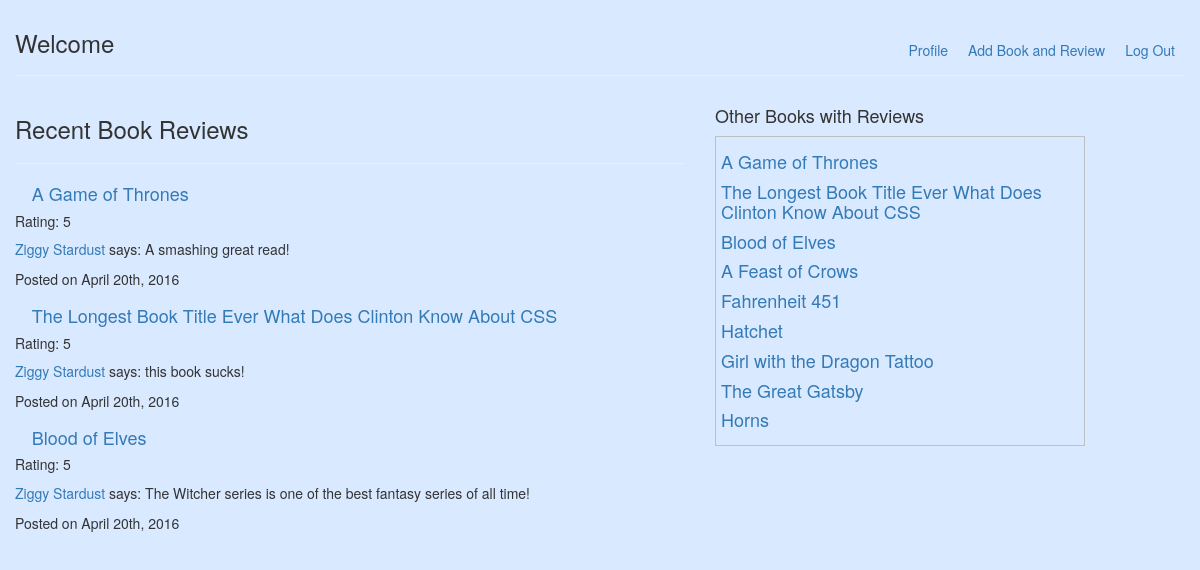
The page /index.php/books on the database its author committed.
### tables this page shows
CREATE TABLE `reviews` (
  `id` int(11) NOT NULL AUTO_INCREMENT,
  `content` text,
  `stars` tinyint(5) DEFAULT NULL,
  `created_at` datetime DEFAULT NULL,
  `updated_at` datetime DEFAULT NULL,
  `user_id` int(11) NOT NULL,
  `book_id` int(11) NOT NULL,
  PRIMARY KEY (`id`),
  KEY `fk_reviews_users_idx` (`user_id`),
  KEY `fk_reviews_books1_idx` (`book_id`),
  CONSTRAINT `fk_reviews_users` FOREIGN KEY (`user_id`) REFERENCES `users` (`id`) ON DELETE NO ACTION ON UPDATE NO ACTION,
  CONSTRAINT `fk_reviews_books1` FOREIGN KEY (`book_id`) REFERENCES `books` (`id`) ON DELETE NO ACTION ON UPDATE NO ACTION
);

CREATE TABLE `books` (
  `id` int(11) NOT NULL AUTO_INCREMENT,
  `title` varchar(255) DEFAULT NULL,
  `author` varchar(255) DEFAULT NULL,
  `created_at` datetime DEFAULT NULL,
  `updated_at` datetime DEFAULT NULL,
  PRIMARY KEY (`id`)
);

CREATE TABLE `users` (
  `id` int(11) NOT NULL AUTO_INCREMENT,
  `name` varchar(255) DEFAULT NULL,
  `alias` varchar(255) DEFAULT NULL,
  `email` varchar(75) DEFAULT NULL,
  `password` varchar(255) DEFAULT NULL,
  `created_at` datetime DEFAULT NULL,
  `updated_at` datetime DEFAULT NULL,
  PRIMARY KEY (`id`)
);

### application/controllers/Books.php (called while the page is built, shortened)
<?php
class Books extends CI_Controller{
	public function __construct()
	{
		$this->load->model('Book');
	}
	public function index()
	{
		$this->load->model('Review');
		$reviews = $this->Review->get_three_reviews();
		$all_reviews = $this->Review->get_reviews_grouped_by_book_title();
		$this->load->view('Books/books_home', array('reviews' => $reviews, 'all_reviews' => $all_reviews));
	}
}

### index.php (called while the page is built, shortened)
<?php
require_once BASEPATH.'core/CodeIgniter.php';

### application/models/Review.php (called while the page is built, shortened)
<?php
class Review extends CI_Model{
	public function get_three_reviews()
	{
		return $this->db->query("SELECT
								users.id as 'users.id',
							    books.id as 'books.id',
							    reviews.id as 'reviews.id',
							    users.alias,
							    books.title,
							    reviews.content,
							    reviews.stars,
							    reviews.created_at
							    FROM users
							    JOIN reviews ON users.id = reviews.user_id
							    JOIN books ON books.id = reviews.book_id
							    ORDER BY reviews.id DESC
							    LIMIT 3;")->result_array();
	}
	public function get_reviews_grouped_by_book_title()
	{
		return $this->db->query("SELECT reviews.id as 'reviews.id', books.title, books.id as 'books.id' FROM reviews JOIN books ON books.id = reviews.book_id GROUP BY books.title ORDER BY reviews.id DESC")->result_array();
	}
}

### application/views/Books/books_home.php (the view, shortened to what this page needs)
<!DOCTYPE html>
<html>
<head>
	<link rel="stylesheet" href="https://maxcdn.bootstrapcdn.com/bootstrap/3.3.6/css/bootstrap.min.css">
	<link rel="stylesheet" href="https://maxcdn.bootstrapcdn.com/bootstrap/3.3.6/css/bootstrap-theme.min.css">
</head>
<body>
	<div class="container-fluid">
		<div class="page-header">
			<h3>Welcome <?= $this->session->userdata('name') ?></h3>
			<a class="header_link" href="/Sessions/destroy">Log Out</a>
			<a class="header_link" href="/Books/add">Add Book and Review</a>
			<a class="header_link" href="/Users/index/<?= $this->session->userdata('user_id') ?>">Profile</a>
		</div>
		<div class="row">
			<div class="col-md-7" id="reviews_div">
				<h3>Recent Book Reviews</h3>
				<hr>
				<?php
					if(isset($reviews))
					{
						foreach ($reviews as $review)
						{
							$phpdate = strtotime($review['created_at']);
							$newdate = date("F jS, Y", $phpdate);
							echo "<h4 class='book_title'><a href='/Books/show_book/" . $review['books.id'] . "'>" . $review['title'] . "</a></h4>\n";
							echo "<h5>Rating: " . $review['stars'] . "</h5>\n";
							echo "<p><a href='/Users/index/" . $review['users.id'] . "'>" . $review['alias'] . "</a> says: " . $review['content'] . "</p>\n";
							echo "<p>Posted on " . $newdate . "</p>\n";
						}
					}
				?>
			</div>
			<div class="col-md-4">
				<h4>Other Books with Reviews</h4>
				<div id="all_books_with_reviews_div">
					<?php
						if(isset($all_reviews))
						{
							foreach ($all_reviews as $review)
							{
								echo "<h4><a href='/Books/show_book/" . $review['books.id'] . "'>" . $review['title'] . "</a></h4>\n";
							}
						}
					?>
				</div>
			</div>
		</div>
	</div>
</body>
</html>

### application/views/Books/books_home.php (style rules this page uses)
body { background: #D9E9FF; }
.page-header { margin-top: 10px; }
.page-header h3 { display: inline-block; }
.page-header .header_link { margin-top: 30px; margin-right: 10px; margin-left: 10px; float: right; }
#reviews_div h4 { margin-left: 2.5%; margin-top: 2.5%; }
#all_books_with_reviews_div { border: 1px solid silver; max-height: 500px; overflow: scroll; padding: 5px; }

### rows shown on the page
reviews: book.title "A Game of Thrones", stars "5", user.alias "Ziggy Stardust", content "A smashing great read!", created_at "April 20th, 2016"
reviews: book.title "The Longest Book Title Ever What Does Clinton Know About CSS", stars "5", user.alias "Ziggy Stardust", content "this book sucks!", created_at "April 20th, 2016"
reviews: book.title "Blood of Elves", stars "5", user.alias "Ziggy Stardust", content "The Witcher series is one of the best fantasy series of all time!", created_at "April 20th, 2016"
reviews: book.title "A Feast of Crows"
reviews: book.title "Fahrenheit 451"
reviews: book.title "Hatchet"
reviews: book.title "Girl with the Dragon Tattoo"
reviews: book.title "The Great Gatsby"
reviews: book.title "Horns"
